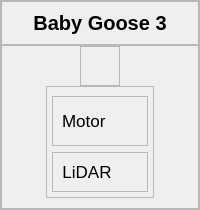
                        <widget class="QFrame" name="card_3">
                         <property name="minimumSize">
                          <size>
                           <width>120</width>
                           <height>0</height>
                          </size>
                         </property>
                         <property name="frameShape">
                          <enum>QFrame::StyledPanel</enum>
                         </property>
                         <property name="frameShadow">
                          <enum>QFrame::Raised</enum>
                         </property>
                         <layout class="QVBoxLayout" name="verticalLayout_28">
                          <property name="spacing">
                           <number>0</number>
                          </property>
                          <property name="leftMargin">
                           <number>0</number>
                          </property>
                          <property name="topMargin">
                           <number>0</number>
                          </property>
                          <property name="rightMargin">
                           <number>0</number>
                          </property>
                          <property name="bottomMargin">
                           <number>0</number>
                          </property>
                          <item>
                           <widget class="QFrame" name="frame_27">
                            <property name="frameShape">
                             <enum>QFrame::StyledPanel</enum>
                            </property>
                            <property name="frameShadow">
                             <enum>QFrame::Raised</enum>
                            </property>
                            <layout class="QHBoxLayout" name="horizontalLayout_19">
                             <item>
                              <widget class="QLabel" name="label_22">
                               <property name="font">
                                <font>
                                 <pointsize>15</pointsize>
                                 <weight>75</weight>
                                 <bold>true</bold>
                                </font>
                               </property>
                               <property name="text">
                                <string>Baby Goose 3</string>
                               </property>
                               <property name="alignment">
                                <set>Qt::AlignCenter</set>
                               </property>
                              </widget>
                             </item>
                            </layout>
                           </widget>
                          </item>
                          <item>
                           <widget class="QFrame" name="frame_35">
                            <property name="sizePolicy">
                             <sizepolicy hsizetype="Preferred" vsizetype="Preferred">
                              <horstretch>0</horstretch>
                              <verstretch>0</verstretch>
                             </sizepolicy>
                            </property>
                            <property name="frameShape">
                             <enum>QFrame::StyledPanel</enum>
                            </property>
                            <property name="frameShadow">
                             <enum>QFrame::Raised</enum>
                            </property>
                            <layout class="QVBoxLayout" name="verticalLayout_32">
                             <property name="spacing">
                              <number>0</number>
                             </property>
                             <property name="leftMargin">
                              <number>0</number>
                             </property>
                             <property name="topMargin">
                              <number>0</number>
                             </property>
                             <property name="rightMargin">
                              <number>0</number>
                             </property>
                             <property name="bottomMargin">
                              <number>10</number>
                             </property>
                             <item alignment="Qt::AlignHCenter|Qt::AlignVCenter">
                              <widget class="QFrame" name="frame_23">
                               <property name="frameShape">
                                <enum>QFrame::StyledPanel</enum>
                               </property>
                               <property name="frameShadow">
                                <enum>QFrame::Raised</enum>
                               </property>
                               <layout class="QHBoxLayout" name="horizontalLayout_25">
                                <item alignment="Qt::AlignHCenter|Qt::AlignVCenter">
                                 <widget class="QLabel" name="label_status_b3">
                                  <property name="minimumSize">
                                   <size>
                                    <width>20</width>
                                    <height>20</height>
                                   </size>
                                  </property>
                                  <property name="maximumSize">
                                   <size>
                                    <width>30</width>
                                    <height>30</height>
                                   </size>
                                  </property>
                                  <property name="font">
                                   <font>
                                    <pointsize>13</pointsize>
                                    <weight>75</weight>
                                    <bold>true</bold>
                                   </font>
                                  </property>
                                  <property name="text">
                                   <string/>
                                  </property>
                                  <property name="alignment">
                                   <set>Qt::AlignCenter</set>
                                  </property>
                                 </widget>
                                </item>
                               </layout>
                              </widget>
                             </item>
                             <item alignment="Qt::AlignHCenter|Qt::AlignVCenter">
                              <widget class="QFrame" name="frame_24">
                               <property name="sizePolicy">
                                <sizepolicy hsizetype="Preferred" vsizetype="Preferred">
                                 <horstretch>0</horstretch>
                                 <verstretch>0</verstretch>
                                </sizepolicy>
                               </property>
                               <property name="minimumSize">
                                <size>
                                 <width>0</width>
                                 <height>84</height>
                                </size>
                               </property>
                               <property name="frameShape">
                                <enum>QFrame::StyledPanel</enum>
                               </property>
                               <property name="frameShadow">
                                <enum>QFrame::Raised</enum>
                               </property>
                               <layout class="QVBoxLayout" name="verticalLayout_33">
                                <property name="leftMargin">
                                 <number>5</number>
                                </property>
                                <property name="rightMargin">
                                 <number>5</number>
                                </property>
                                <property name="bottomMargin">
                                 <number>5</number>
                                </property>
                                <item alignment="Qt::AlignVCenter">
                                 <widget class="QFrame" name="frame_mt_b3">
                                  <property name="sizePolicy">
                                   <sizepolicy hsizetype="Expanding" vsizetype="Preferred">
                                    <horstretch>0</horstretch>
                                    <verstretch>0</verstretch>
                                   </sizepolicy>
                                  </property>
                                  <property name="cursor">
                                   <cursorShape>ArrowCursor</cursorShape>
                                  </property>
                                  <property name="frameShape">
                                   <enum>QFrame::StyledPanel</enum>
                                  </property>
                                  <property name="frameShadow">
                                   <enum>QFrame::Raised</enum>
                                  </property>
                                  <layout class="QHBoxLayout" name="horizontalLayout_31">
                                   <item alignment="Qt::AlignLeft|Qt::AlignVCenter">
                                    <widget class="QLabel" name="label_27">
                                     <property name="font">
                                      <font>
                                       <pointsize>13</pointsize>
                                      </font>
                                     </property>
                                     <property name="text">
                                      <string>Motor</string>
                                     </property>
                                    </widget>
                                   </item>
                                   <item alignment="Qt::AlignTop">
                                    <widget class="QLabel" name="label_mt_b3">
                                     <property name="minimumSize">
                                      <size>
                                       <width>20</width>
                                       <height>30</height>
                                      </size>
                                     </property>
                                     <property name="maximumSize">
                                      <size>
                                       <width>30</width>
                                       <height>40</height>
                                      </size>
                                     </property>
                                     <property name="text">
                                      <string/>
                                     </property>
                                     <property name="pixmap">
                                      <pixmap resource="resources.qrc">:/icons/icons/blueIcons/motor.svg</pixmap>
                                     </property>
                                     <property name="scaledContents">
                                      <bool>true</bool>
                                     </property>
                                     <property name="alignment">
                                      <set>Qt::AlignCenter</set>
                                     </property>
                                    </widget>
                                   </item>
                                  </layout>
                                 </widget>
                                </item>
                                <item alignment="Qt::AlignVCenter">
                                 <widget class="QFrame" name="frame_li_b3">
                                  <property name="sizePolicy">
                                   <sizepolicy hsizetype="Expanding" vsizetype="Preferred">
                                    <horstretch>0</horstretch>
                                    <verstretch>0</verstretch>
                                   </sizepolicy>
                                  </property>
                                  <property name="frameShape">
                                   <enum>QFrame::StyledPanel</enum>
                                  </property>
                                  <property name="frameShadow">
                                   <enum>QFrame::Raised</enum>
                                  </property>
                                  <layout class="QHBoxLayout" name="horizontalLayout_32">
                                   <item alignment="Qt::AlignLeft|Qt::AlignVCenter">
                                    <widget class="QLabel" name="label_29">
                                     <property name="font">
                                      <font>
                                       <pointsize>13</pointsize>
                                      </font>
                                     </property>
                                     <property name="text">
                                      <string>LiDAR</string>
                                     </property>
                                     <property name="alignment">
                                      <set>Qt::AlignCenter</set>
                                     </property>
                                    </widget>
                                   </item>
                                   <item alignment="Qt::AlignHCenter|Qt::AlignVCenter">
                                    <widget class="QLabel" name="label_li_b3">
                                     <property name="minimumSize">
                                      <size>
                                       <width>20</width>
                                       <height>20</height>
                                      </size>
                                     </property>
                                     <property name="maximumSize">
                                      <size>
                                       <width>30</width>
                                       <height>30</height>
                                      </size>
                                     </property>
                                     <property name="text">
                                      <string/>
                                     </property>
                                     <property name="pixmap">
                                      <pixmap resource="resources.qrc">:/icons/icons/blueIcons/radio.svg</pixmap>
                                     </property>
                                     <property name="scaledContents">
                                      <bool>false</bool>
                                     </property>
                                    </widget>
                                   </item>
                                  </layout>
                                 </widget>
                                </item>
                               </layout>
                              </widget>
                             </item>
                            </layout>
                           </widget>
                          </item>
                         </layout>
                        </widget>
